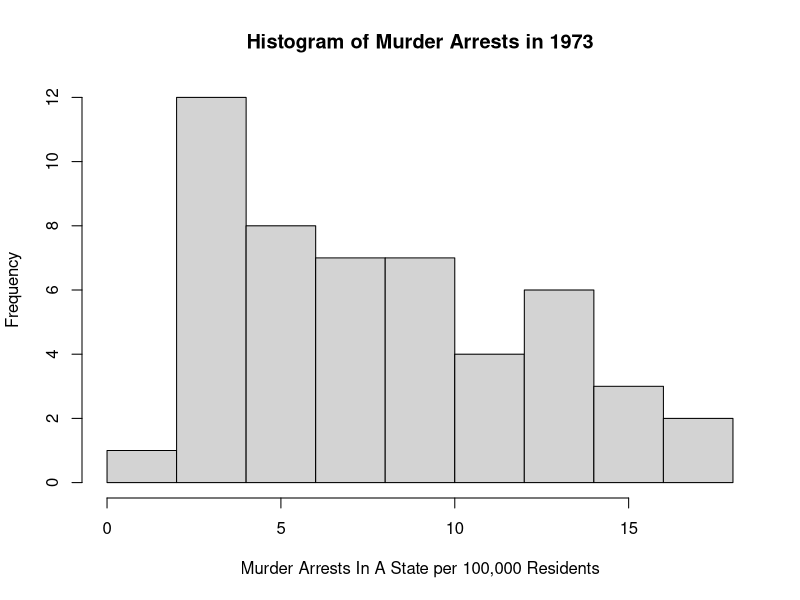
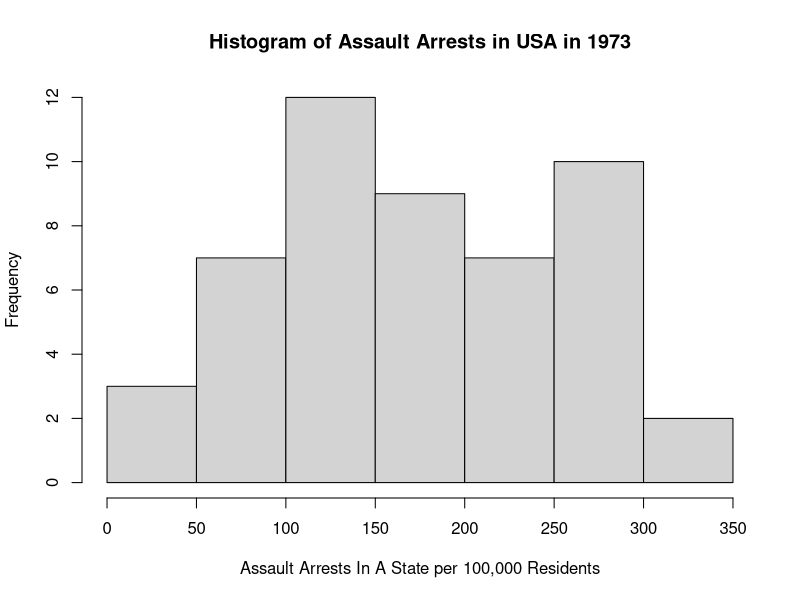
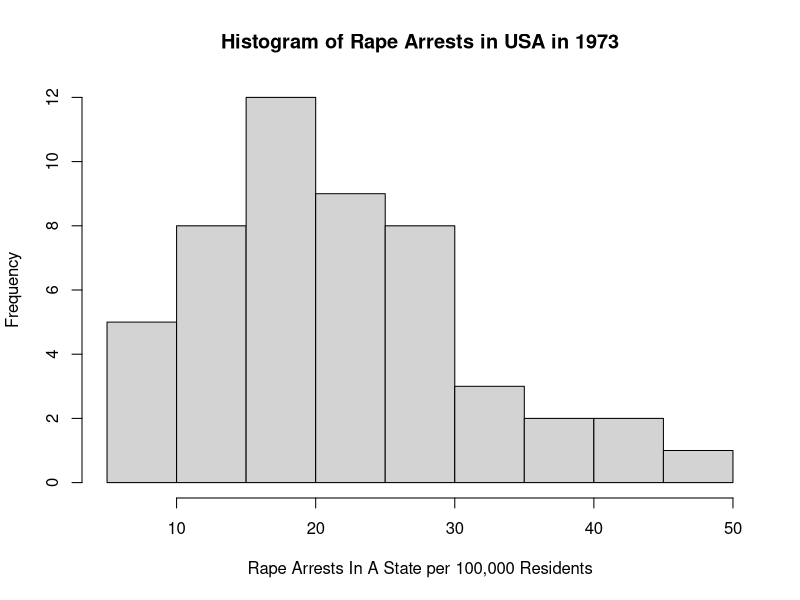
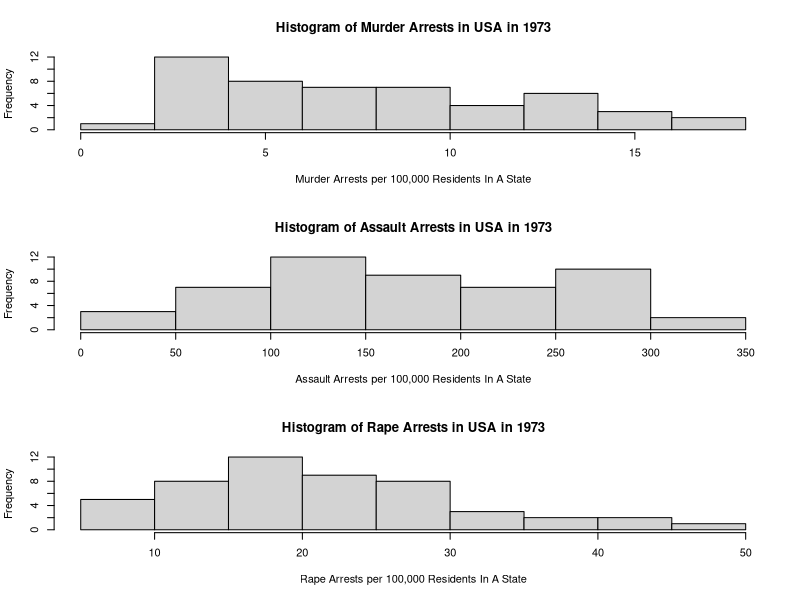

The R script that drew these images, in order: (Note: this script raises an error after producing the figures.)
## ---- chunk 1
library(datasets)
## ---- chunk 2
dat<-USArrests
## ---- chunk 3
names(dat)
## ---- chunk 4
hist(dat$Murder,main="Histogram of Murder Arrests in 1973", xlab="Murder Arrests In A State per 100,000 Residents", ylab="Frequency")
## ---- chunk 5
summary(dat$Murder)
## ---- chunk 6
hist(dat$Assault,main="Histogram of Assault Arrests in USA in 1973", xlab="Assault Arrests In A State per 100,000 Residents", ylab="Frequency")
summary(dat$Assault)


hist(dat$Rape,main="Histogram of Rape Arrests in USA in 1973", xlab="Rape Arrests In A State per 100,000 Residents", ylab="Frequency")
summary(dat$Rape)


par(mfrow=c(3,1))
hist(dat$Murder,main="Histogram of Murder Arrests in USA in 1973", xlab="Murder Arrests per 100,000 Residents In A State", ylab="Frequency")
hist(dat$Assault,main="Histogram of Assault Arrests in USA in 1973", xlab="Assault Arrests per 100,000 Residents In A State", ylab="Frequency")
hist(dat$Rape,main="Histogram of Rape Arrests in USA in 1973", xlab="Rape Arrests per 100,000 Residents In A State", ylab="Frequency")
## ---- chunk 7
library('maps') 
library('ggplot2') 

ggplot(dat, aes(map_id=state, fill=Murder)) + 
  geom_map(map=map_data("state")) + 
  expand_limits(x=map_data("state")$long, y=map_data("state")$lat)
